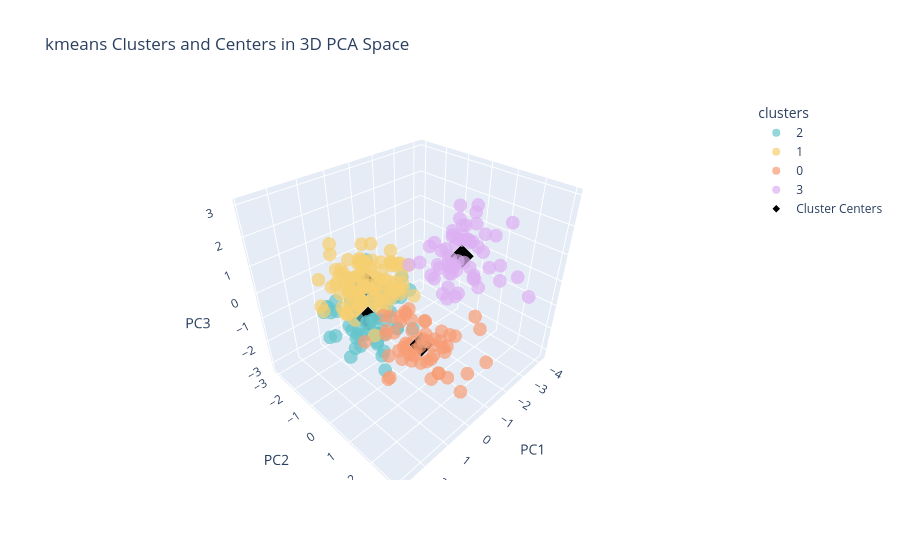

Here is the notebook cell this chart was saved with:
### Code cell
plot_clusters_3d(scaled_data, labels[0], centers[0], metadata,"kmeans")
